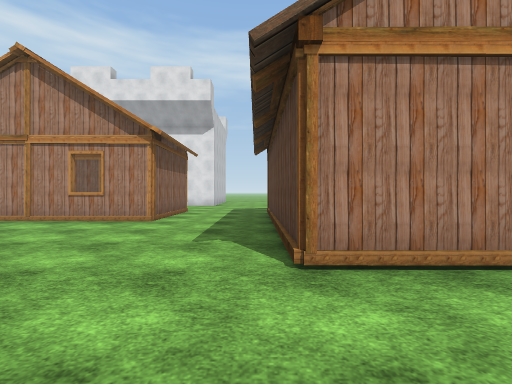
[1] (above)

21 first-person views from a walk through a Unity game level. The camera is 1.4 m above the floor, looks level and sees 90° across. The floor is counted in squares, 2 m on a side. Each view is taken from the middle of a square. On the plan, view 1 faces up. The plan holds only what a view shows up to about 9 squares ahead; the rest is blank. The place goes on beyond the plan. Some animated figures are left out. Some surface patterns are stand-ins.

[2]
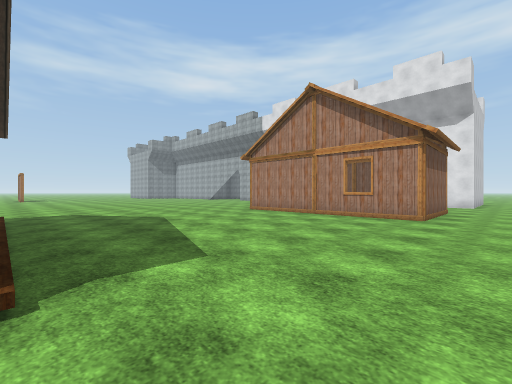

[3]
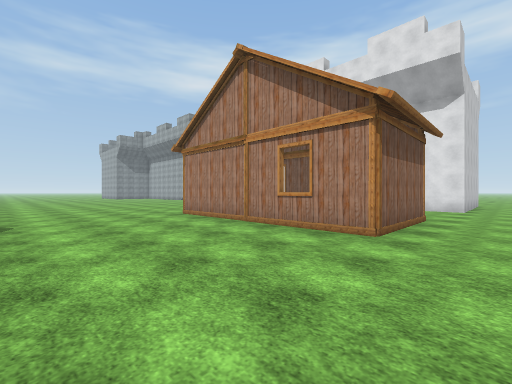

[4]
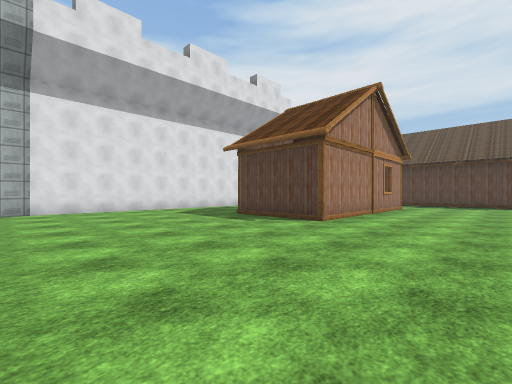

[5]
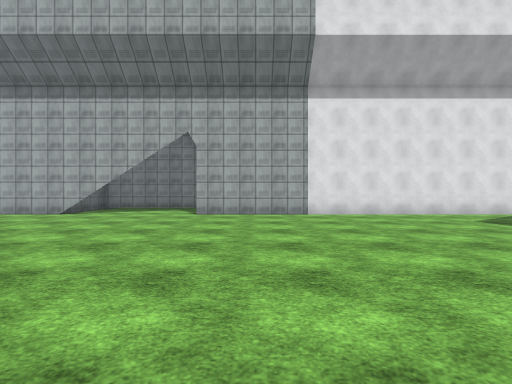

[6]
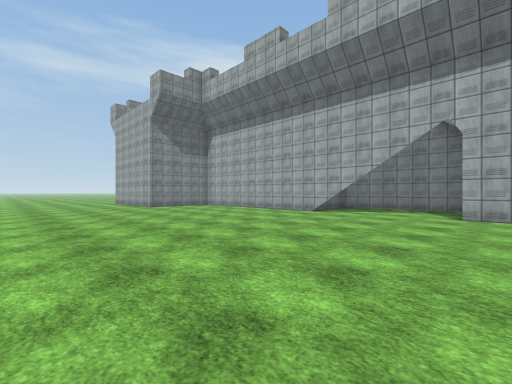

[7]
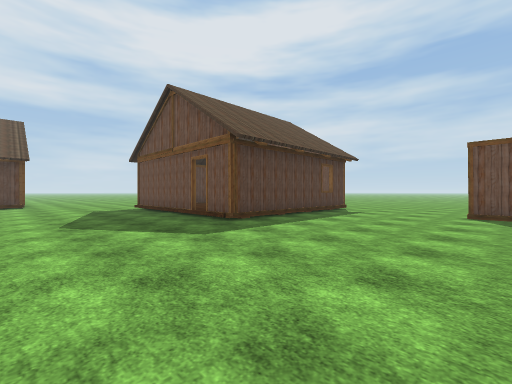

[8]
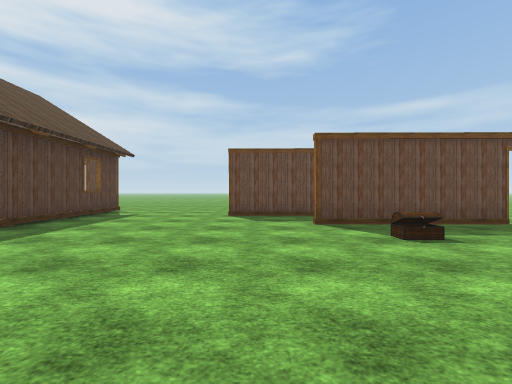

[9]
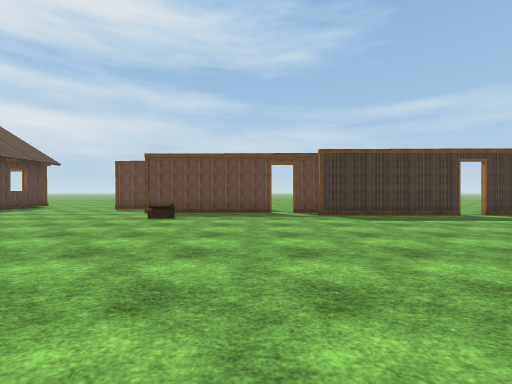

[10]
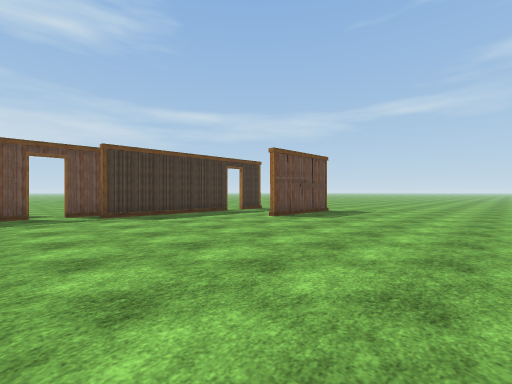

[11]
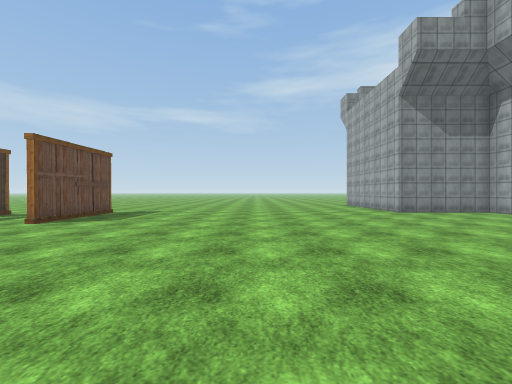

[12]
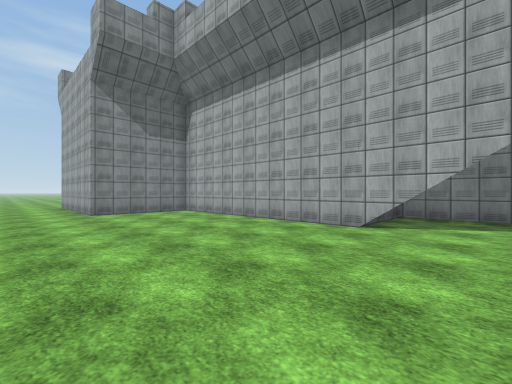

[13]
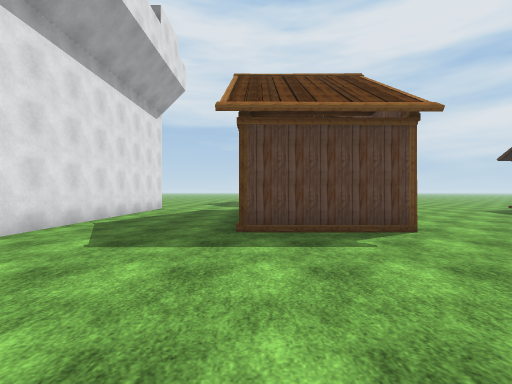

[14]
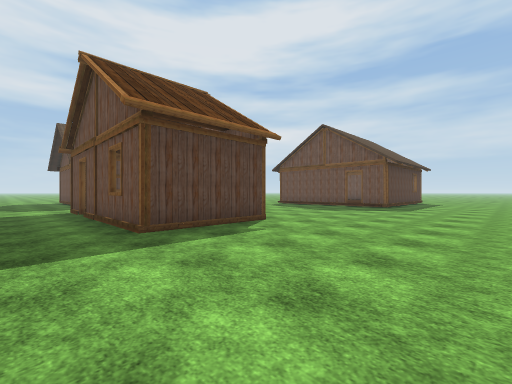

[15]
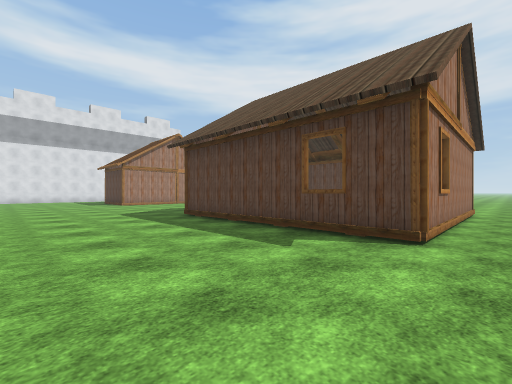

[16]
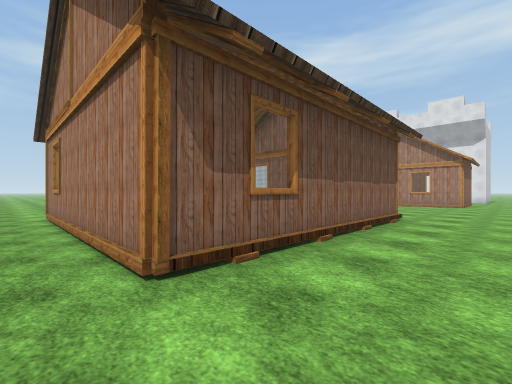

[17]
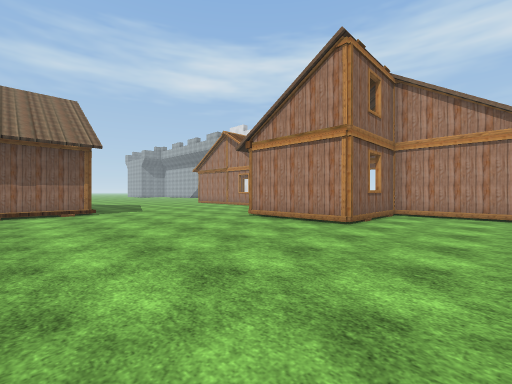

[18]
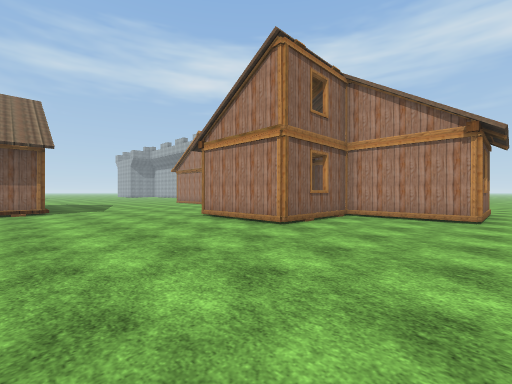

[19]
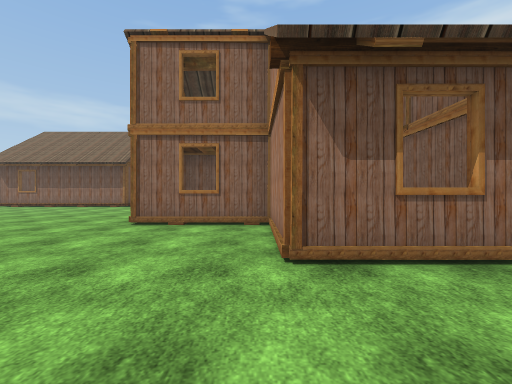

[20]
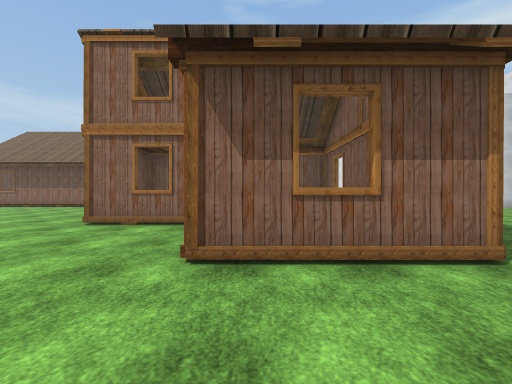

[21]
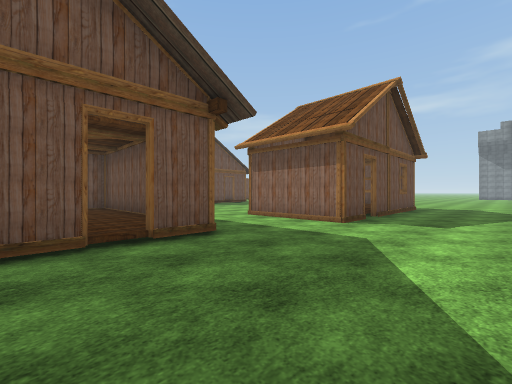

### Floor plan
Key: @ floor where view 1 was taken; # wall or solid block; x gap in a wall; . main floor; : floor 0.25 m higher than the main floor; / step, stairs or slope; H house; C chest.
Columns run from 28 left of view 1 to 9 right of it. Each row starts with its distance up from view 1.
 16        #####
 15        #...
 14        #...               #.
 13 #########..################.
 12 #...............................
 11 #...............................
 10 #...............................
  9 ...................HHHHH/H......  ..
  8 ...................H     H..HH:HHHH.
  7 ...................HH    H..H     H..
  6 ....................HHHHHH..H     H...
  5 ............................H  HHHH...
  4 ...........   ..............H  H.....
  3 ............  ..............HH H....
  2 ............. ...............HHH....
  1 ....................................
  0  ###........................@.......
 -1   .................HHHHHHH..........
 -2  ...........C......H     H..........
 -3  .xx####...........H     H.........
 -4         .####......H     H..
 -5              ......H     H..
 -6             ###....H     H..
 -7                ....HHHHHHH..
 -8                .............

Positions as (right, up) in squares from view 1, and headings:
1: (0, 0), facing up
2: (-1, -1), facing up-left
3: (-1, 2), facing up-left
4: (-14, 3), facing up-right
5: (-15, 5), facing up
6: (-16, 5), facing up-left
7: (-14, 3), facing down-right
8: (-14, 2), facing down
9: (-19, 5), facing down
10: (-19, 5), facing down-left
11: (-19, 5), facing left
12: (-19, 8), facing up-left
13: (-13, 9), facing right
14: (-13, 11), facing down-right
15: (-13, -8), facing up-right
16: (-1, -8), facing up-left
17: (6, -3), facing up-left
18: (7, -2), facing up-left
19: (9, 5), facing left
20: (9, 6), facing left
21: (3, 12), facing down-left
